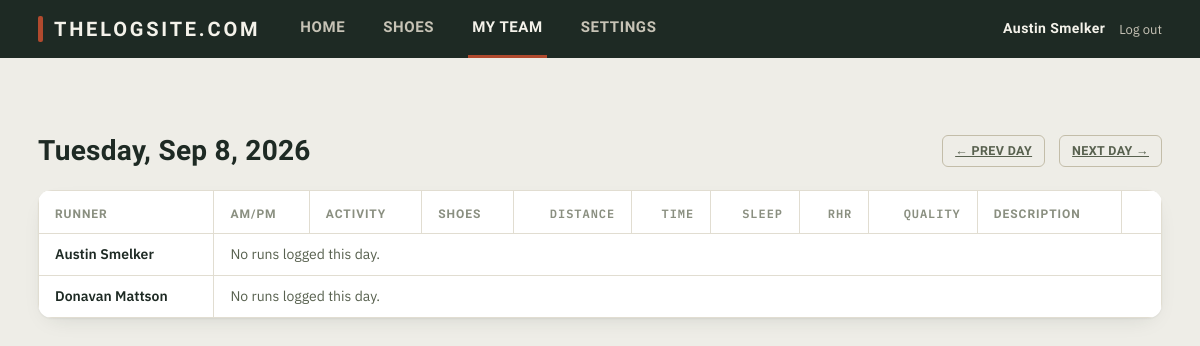
The app's page /team/day/2026-09-08 (signed in) with its own data.
### tables this page shows
CREATE TABLE users (
    id                    INTEGER PRIMARY KEY AUTOINCREMENT,
    email                 TEXT NOT NULL UNIQUE COLLATE NOCASE,
    username              TEXT NOT NULL UNIQUE COLLATE NOCASE,
    password_hash         TEXT NOT NULL,
    created_at            TEXT NOT NULL,
    theme                 TEXT NOT NULL DEFAULT 'light' CHECK (theme IN ('light', 'dark')),
    notify_comments       INTEGER NOT NULL DEFAULT 1,
    notify_replies        INTEGER NOT NULL DEFAULT 1,
    notify_starred_posts  INTEGER NOT NULL DEFAULT 1,
    silent_start          TEXT,
    silent_end            TEXT,
    premium               INTEGER NOT NULL DEFAULT 0
);

### app.py (the view)
@app.route("/team/day/<date_str>")
@login_required
def team_day(date_str):
    try:
        d = date.fromisoformat(date_str)
    except ValueError:
        abort(404)
    users = db.list_users()
    raw_runs = db.list_runs_on_date(d.isoformat())
    by_user = defaultdict(list)
    for r in raw_runs:
        by_user[r["user_id"]].append(run_row_to_dict(r))
    run_ids = [r["id"] for lst in by_user.values() for r in lst]
    comments_by_run = db.list_comments_for_runs(run_ids)
    for lst in by_user.values():
        for r in lst:
            r["comments"] = comments_by_run.get(r["id"], [])
    rows = [{"user": u, "runs": by_user.get(u["id"], [])} for u in users]
    return render_template(
        "team_day.html",
        active_tab="team",
        day=d,
        day_label=f"{d.strftime('%A')}, {fmt_month_day(d)}, {d.year}",
        prev_day=(d - timedelta(days=1)).isoformat(),
        next_day=(d + timedelta(days=1)).isoformat(),
        is_today=(d == date.today()),
        rows=rows,
    )

### app.py (called while the page is built)
def get_current_user():
    uid = session.get("user_id")
    if not uid:
        return None
    return db.get_user(uid)

def login_required(view):
    @wraps(view)
    def wrapped(*args, **kwargs):
        if get_current_user() is None:
            return redirect(url_for("login", next=request.path))
        return view(*args, **kwargs)
    return wrapped

def get_csrf_token():
    if "csrf_token" not in session:
        session["csrf_token"] = secrets.token_hex(16)
    return session["csrf_token"]

@app.context_processor
def inject_globals():
    return {
        "current_user": get_current_user(),
        "csrf_token": get_csrf_token(),
        "site_name": SITE_NAME,
        "vapid_public_key": VAPID_PUBLIC_KEY,
    }

@app.before_request
def csrf_protect():
    if request.method == "POST":
        token = session.get("csrf_token")
        supplied = request.form.get("csrf_token") or request.headers.get("X-CSRFToken")
        if not token or not supplied or not secrets.compare_digest(token, supplied):
            abort(400, description="Your session expired or the form was tampered with. Go back and try again.")

def fmt_month_day(d):
    return f"{d.strftime('%b')} {d.day}"

### db.py (called while the page is built, shortened)
def get_db():
    conn = sqlite3.connect(DB_PATH)
    conn.row_factory = sqlite3.Row
    conn.execute("PRAGMA foreign_keys = ON")
    return conn

def get_user(user_id):
    conn = get_db()
    row = conn.execute("SELECT * FROM users WHERE id = ?", (user_id,)).fetchone()
    conn.close()
    return row

def list_users():
    conn = get_db()
    rows = conn.execute("SELECT * FROM users ORDER BY username COLLATE NOCASE ASC").fetchall()
    conn.close()
    return rows

def list_runs_on_date(date_str):
    conn = get_db()
    rows = conn.execute(
        RUN_SELECT + " WHERE runs.date = ? ORDER BY runs.created_at ASC", (date_str,)
    ).fetchall()
    conn.close()
    return rows

def list_comments_for_runs(run_ids):
    if not run_ids:
        return {}

### templates/team_day.html (shortened to what this page needs)
{% extends "base.html" %}
{% from "_run_row.html" import run_row with context %}
{% block content %}
<section class="log-header">
  <h1 class="page-title">{{ day_label }}</h1>
  <div class="week-nav">
    <a href="{{ url_for('team_day', date_str=prev_day) }}" class="btn btn-ghost btn-small">&larr; Prev day</a>
    {% if not is_today %}
    <a href="{{ url_for('team_day', date_str=next_day) }}" class="btn btn-ghost btn-small">Next day &rarr;</a>
    {% else %}
    <span class="btn btn-ghost btn-small btn-disabled">Next day &rarr;</span>
    {% endif %}
  </div>
</section>
<section class="log">
  <div class="table-scroll">
    <table class="log-table">
      <thead>
        <tr>
          <th>Runner</th>
          <th>AM/PM</th>
          <th>Activity</th>
          <th>Shoes</th>
          <th class="num">Distance</th>
          <th class="num">Time</th>
          <th class="num">Sleep</th>
          <th class="num">RHR</th>
          <th class="num">Quality</th>
          <th>Description</th>
          <th class="actions-col"></th>
        </tr>
      </thead>
      <tbody>
        {% for row in rows %}
          {% if row.runs %}
            {% for run in row.runs %}
              {{ run_row(run, editable=False, show_date=False, runner_username=row.user.username) }}
            {% endfor %}
          {% else %}
          <tr class="run-row-empty">
            <td><a class="runner-link" href="{{ url_for('user_profile', username=row.user.username) }}">{{ row.user.username }}</a></td>
            <td colspan="10" class="desc">No runs logged this day.</td>
          </tr>
          {% endif %}
        {% endfor %}
      </tbody>
    </table>
  </div>
</section>
{% endblock %}

### templates/base.html (shortened to what this page needs)
<!doctype html>
<html lang="en" data-theme="{{ current_user.theme if current_user else 'light' }}">
<head>
<link rel="stylesheet" href="{{ url_for('static', filename='style.css') }}">
</head>
<body>
<header class="topbar">
  <div class="topbar-inner">
    <span class="wordmark">{{ site_name }}</span>
    {% if current_user %}
    <nav class="tabs">
      <a href="{{ url_for('home') }}" class="tab {{ 'is-active' if active_tab == 'home' else '' }}">Home</a>
      <a href="{{ url_for('shoes') }}" class="tab {{ 'is-active' if active_tab == 'shoes' else '' }}">Shoes</a>
      <a href="{{ url_for('team') }}" class="tab {{ 'is-active' if active_tab == 'team' else '' }}">My Team</a>
      <a href="{{ url_for('settings') }}" class="tab {{ 'is-active' if active_tab == 'settings' else '' }}">Settings</a>
    </nav>
    <div class="topbar-user">
      <span class="topbar-username-link">{{ current_user.username }}</span>
      <form method="post" action="{{ url_for('logout') }}" class="inline-form">
        <button type="submit" class="link-btn">Log out</button>
      </form>
    </div>
    {% else %}
    <nav class="tabs">
      <a href="{{ url_for('login') }}" class="tab {{ 'is-active' if active_tab == 'login' else '' }}">Log in</a>
      <a href="{{ url_for('register') }}" class="tab {{ 'is-active' if active_tab == 'register' else '' }}">Sign up</a>
    </nav>
    {% endif %}
  </div>
</header>
<main class="page">
  {% block content %}{% endblock %}
</main>
</body>
</html>

### static/style.css (style rules this page uses)
:root { --paper: #eeede7; --surface: #ffffff; --surface-sunken: #f6f5f0; --ink: #1e2a24; --ink-soft: #58614f; --ink-faint: #8a8f80; --clay: #b14a2e; --clay-dark: #8f3a22; --clay-tint: #f3e1da; --turf: #3f6b4a; --turf-tint: #e2ecdf; --amber: #c9891f; --lane: #d8d3c4; --lane-strong: #c3bda9; --grid-line: #e1ddd1; --radius-sm: 6px; --radius-md: 10px; --radius-lg: 14px; --shadow-card: 0 1px 2px rgba(30, 42, 36, 0.06), 0 8px 24px -12px rgba(30, 42, 36, 0.18); --shadow-modal: 0 24px 60px -20px rgba(20, 28, 24, 0.45); --header-bg: #1e2a24; --header-text: #f4f2ea; --header-text-muted: #c7c3b6; }
* { box-sizing: border-box; }
html, body { margin: 0; padding: 0; }
body { background: var(--paper); color: var(--ink); font-family: "IBM Plex Sans", -apple-system, BlinkMacSystemFont, "Segoe UI", sans-serif; font-size: 15px; line-height: 1.5; -webkit-font-smoothing: antialiased; }
a { color: inherit; }
.topbar { background: var(--header-bg); color: var(--header-text); }
.topbar-inner { max-width: 1180px; margin: 0 auto; padding: 0 28px; height: 58px; display: flex; align-items: center; gap: 36px; }
.wordmark { font-family: "IBM Plex Sans Condensed", sans-serif; font-weight: 700; font-size: 20px; letter-spacing: 0.14em; text-transform: uppercase; color: var(--header-text); position: relative; padding-left: 16px; }
.wordmark::before { content: ""; position: absolute; left: 0; top: 2px; bottom: 2px; width: 5px; background: var(--clay); border-radius: 2px; }
.tabs { display: flex; gap: 6px; height: 100%; }
.tab { display: flex; align-items: center; height: 100%; padding: 0 4px; margin-right: 24px; text-decoration: none; font-family: "IBM Plex Sans Condensed", sans-serif; font-weight: 600; font-size: 15px; letter-spacing: 0.04em; text-transform: uppercase; color: var(--header-text-muted); border-bottom: 3px solid transparent; transition: color 0.15s ease, border-color 0.15s ease; }
.tab.is-active { color: var(--header-text); border-bottom-color: var(--clay); }
.page { max-width: 1180px; margin: 0 auto; padding: 32px 28px 80px; }
.page-title { font-family: "IBM Plex Sans Condensed", sans-serif; font-weight: 700; font-size: 28px; letter-spacing: 0.01em; margin: 0; }
.log-header { display: flex; align-items: center; justify-content: space-between; margin: 40px 0 18px; }
.btn { font-family: "IBM Plex Sans Condensed", sans-serif; font-weight: 600; font-size: 14.5px; letter-spacing: 0.03em; text-transform: uppercase; border-radius: var(--radius-sm); padding: 11px 20px; border: 1px solid transparent; cursor: pointer; transition: transform 0.08s ease, background 0.15s ease, border-color 0.15s ease; }
.btn-ghost { background: transparent; color: var(--ink-soft); border-color: var(--lane-strong); }
.log { background: var(--surface); border-radius: var(--radius-lg); box-shadow: var(--shadow-card); overflow: hidden; }
.table-scroll { overflow-x: auto; }
.log-table { width: 100%; border-collapse: collapse; min-width: 920px; }
.log-table thead th { text-align: left; font-family: "IBM Plex Sans Condensed", sans-serif; font-weight: 600; font-size: 12px; letter-spacing: 0.08em; text-transform: uppercase; color: var(--ink-faint); padding: 14px 16px 10px; border: 1px solid var(--grid-line); background: var(--surface); white-space: nowrap; }
.log-table th.num, .log-table td.num { text-align: right; font-family: "IBM Plex Mono", monospace; }
.log-table td { padding: 10px 16px; border: 1px solid var(--grid-line); font-size: 14px; white-space: nowrap; }
.log-table td.desc { white-space: normal; color: var(--ink-soft); min-width: 180px; }
.actions-col { text-align: right; white-space: nowrap; }
.inline-form { display: inline; }
.topbar-user { margin-left: auto; display: flex; align-items: center; gap: 14px; }
.topbar-username-link { font-family: "IBM Plex Sans Condensed", sans-serif; font-weight: 600; font-size: 14px; letter-spacing: 0.03em; color: var(--header-text); text-decoration: none; border-bottom: 1px solid transparent; }
.link-btn { background: none; border: none; color: var(--header-text-muted); font-family: "IBM Plex Sans", sans-serif; font-size: 13px; cursor: pointer; padding: 0; }
.topbar-inner .tabs { margin-right: 0; }
.btn-small { padding: 6px 12px; font-size: 12.5px; }
.week-nav { display: flex; align-items: center; gap: 14px; }
.runner-link { color: var(--ink); font-weight: 600; text-decoration: none; }
.run-row-empty td { color: var(--ink-faint); }

### records on screen
users: username "Austin Smelker", user.username "Austin Smelker"
users: user.username "Donavan Mattson"

### other values on screen
{{ site_name }} "THELOGSITE.COM"
{{ day_label }} "Tuesday, Sep 8, 2026"
